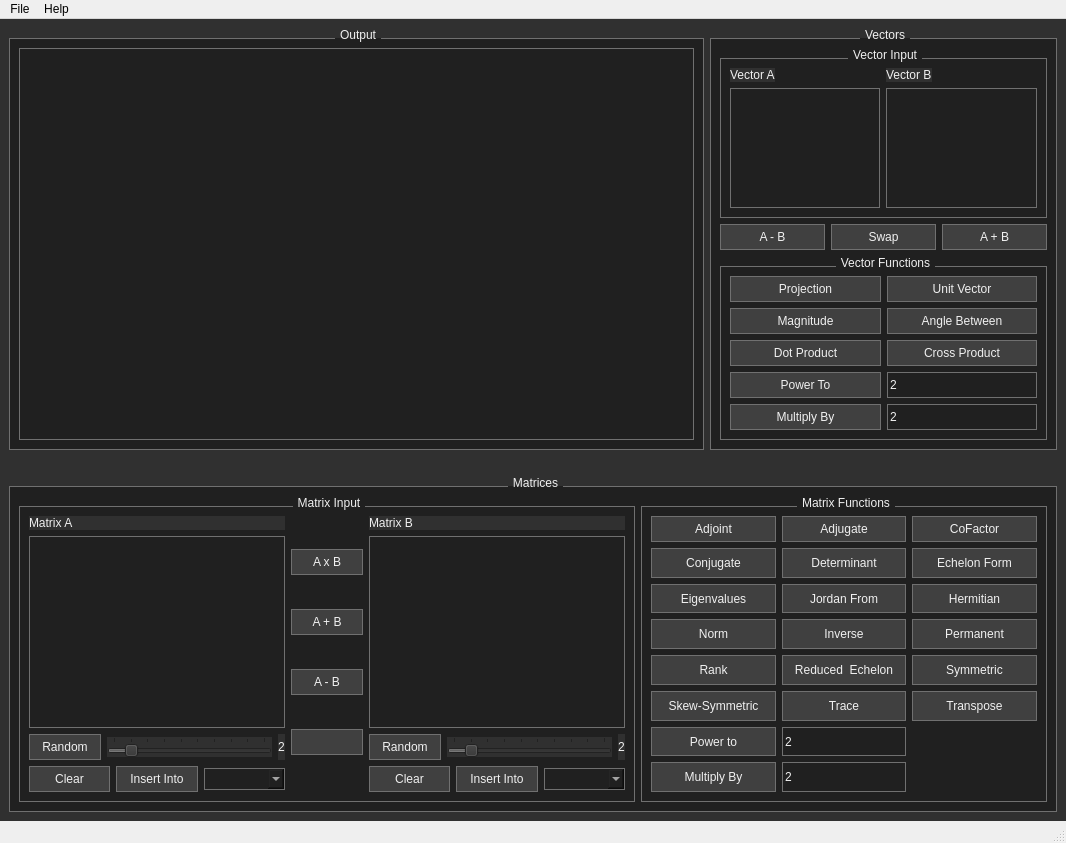
 <widget class="QMainWindow" name="MainWindow">
  <property name="enabled">
   <bool>true</bool>
  </property>
  <property name="geometry">
   <rect>
    <x>0</x>
    <y>0</y>
    <width>1066</width>
    <height>843</height>
   </rect>
  </property>
  <property name="sizePolicy">
   <sizepolicy hsizetype="Minimum" vsizetype="Preferred">
    <horstretch>0</horstretch>
    <verstretch>0</verstretch>
   </sizepolicy>
  </property>
  <property name="windowTitle">
   <string>MainWindow</string>
  </property>
  <property name="styleSheet">
   <string notr="true"/>
  </property>
  <widget class="QWidget" name="centralwidget">
   <property name="styleSheet">
    <string notr="true">QWidget {
    color: #f0f0f0;
    background-color: #303030;
    selection-background-color: #555555;
    selection-color: #f0f0f0;
}

QMenuBar {
    background-color: #404040;
    color: #f0f0f0;
}

QMenuBar::item {
    background-color: transparent;
}

QMenuBar::item:selected {
    background-color: #555555;
    color: #f0f0f0;
}

QMenu {
    background-color: #404040;
    color: #f0f0f0;
    selection-background-color: #555555;
    selection-color: #f0f0f0;
}

QMenu::item:selected {
    background-color: #555555;
    color: #f0f0f0;
}

QLineEdit, QPlainTextEdit, QTextEdit, QListView, QTreeView {
    background-color: #202020;
    color: #f0f0f0;
    selection-background-color: #555555;
    selection-color: #f0f0f0;
    border: 1px solid #707070;
}

QComboBox, QAbstractSpinBox {
    background-color: #202020;
    color: #f0f0f0;
    selection-background-color: #555555;
    selection-color: #f0f0f0;
    border: 1px solid #707070;
    padding: 2px;
}

QPushButton {
    background-color: #404040;
    color: #f0f0f0;
    border: 1px solid #707070;
    padding: 5px;
    min-width: 60px;
}

QPushButton:hover {
    background-color: #555555;
}

QCheckBox, QRadioButton {
    color: #f0f0f0;
}

QCheckBox::indicator, QRadioButton::indicator {
    background-color: #404040;
    border: 1px solid #707070;
    width: 10px;
    height: 10px;
}

QCheckBox::indicator:checked, QRadioButton::indicator:checked {
    background-color: #f0f0f0;
}

QGroupBox {
    background-color: #202020;
    border: 1px solid #707070;
    margin-top: 10px;
    color: #f0f0f0;
}

QGroupBox::title {
    subcontrol-origin: margin;
    subcontrol-position: top center;
    padding: 0 3px;
}
</string>
   </property>
   <layout class="QGridLayout" name="gridLayout_9">
    <item row="0" column="0">
     <layout class="QHBoxLayout" name="horizontalLayout_7" stretch="2,1">
      <item>
       <widget class="QGroupBox" name="groupBox_2">
        <property name="sizePolicy">
         <sizepolicy hsizetype="Minimum" vsizetype="Minimum">
          <horstretch>0</horstretch>
          <verstretch>0</verstretch>
         </sizepolicy>
        </property>
        <property name="title">
         <string>Output</string>
        </property>
        <layout class="QGridLayout" name="gridLayout_5">
         <item row="0" column="0">
          <widget class="QTextEdit" name="edtOutput">
           <property name="sizePolicy">
            <sizepolicy hsizetype="Minimum" vsizetype="Minimum">
             <horstretch>0</horstretch>
             <verstretch>0</verstretch>
            </sizepolicy>
           </property>
           <property name="font">
            <font>
             <family>Consolas</family>
             <pointsize>10</pointsize>
            </font>
           </property>
           <property name="lineWrapMode">
            <enum>QTextEdit::NoWrap</enum>
           </property>
          </widget>
         </item>
        </layout>
       </widget>
      </item>
      <item>
       <widget class="QGroupBox" name="groupBox_7">
        <property name="sizePolicy">
         <sizepolicy hsizetype="Maximum" vsizetype="Maximum">
          <horstretch>0</horstretch>
          <verstretch>0</verstretch>
         </sizepolicy>
        </property>
        <property name="title">
         <string>Vectors</string>
        </property>
        <layout class="QGridLayout" name="gridLayout_8">
         <item row="0" column="0">
          <widget class="QGroupBox" name="groupBox_5">
           <property name="title">
            <string>Vector Input</string>
           </property>
           <layout class="QHBoxLayout" name="horizontalLayout_9">
            <item>
             <layout class="QVBoxLayout" name="verticalLayout">
              <item>
               <widget class="QLabel" name="lblVectorA">
                <property name="sizePolicy">
                 <sizepolicy hsizetype="Maximum" vsizetype="Maximum">
                  <horstretch>0</horstretch>
                  <verstretch>0</verstretch>
                 </sizepolicy>
                </property>
                <property name="text">
                 <string>Vector A</string>
                </property>
               </widget>
              </item>
              <item>
               <widget class="QPlainTextEdit" name="vectorA">
                <property name="sizePolicy">
                 <sizepolicy hsizetype="Maximum" vsizetype="Maximum">
                  <horstretch>0</horstretch>
                  <verstretch>0</verstretch>
                 </sizepolicy>
                </property>
                <property name="maximumSize">
                 <size>
                  <width>16777215</width>
                  <height>16777215</height>
                 </size>
                </property>
               </widget>
              </item>
             </layout>
            </item>
            <item>
             <layout class="QVBoxLayout" name="verticalLayout_3">
              <item>
               <widget class="QLabel" name="lblVectorB">
                <property name="sizePolicy">
                 <sizepolicy hsizetype="Maximum" vsizetype="Maximum">
                  <horstretch>0</horstretch>
                  <verstretch>0</verstretch>
                 </sizepolicy>
                </property>
                <property name="text">
                 <string>Vector B</string>
                </property>
               </widget>
              </item>
              <item>
               <widget class="QPlainTextEdit" name="vectorB">
                <property name="sizePolicy">
                 <sizepolicy hsizetype="Maximum" vsizetype="Maximum">
                  <horstretch>0</horstretch>
                  <verstretch>0</verstretch>
                 </sizepolicy>
                </property>
                <property name="maximumSize">
                 <size>
                  <width>16777215</width>
                  <height>16777215</height>
                 </size>
                </property>
               </widget>
              </item>
             </layout>
            </item>
           </layout>
          </widget>
         </item>
         <item row="1" column="0">
          <layout class="QHBoxLayout" name="horizontalLayout_8">
           <item>
            <widget class="QPushButton" name="btnVectorSubtraction">
             <property name="text">
              <string>A - B</string>
             </property>
            </widget>
           </item>
           <item>
            <widget class="QPushButton" name="btnVectorSwap">
             <property name="text">
              <string>Swap</string>
             </property>
            </widget>
           </item>
           <item>
            <widget class="QPushButton" name="btnVectorAddition">
             <property name="text">
              <string>A + B</string>
             </property>
            </widget>
           </item>
          </layout>
         </item>
         <item row="2" column="0">
          <widget class="QGroupBox" name="groupBox_4">
           <property name="sizePolicy">
            <sizepolicy hsizetype="Minimum" vsizetype="Preferred">
             <horstretch>5</horstretch>
             <verstretch>0</verstretch>
            </sizepolicy>
           </property>
           <property name="title">
            <string>Vector Functions</string>
           </property>
           <layout class="QGridLayout" name="gridLayout_3">
            <item row="4" column="0">
             <widget class="QPushButton" name="btnVectorMultiply">
              <property name="text">
               <string>Multiply By</string>
              </property>
             </widget>
            </item>
            <item row="1" column="0">
             <widget class="QPushButton" name="btnMagnitude">
              <property name="text">
               <string>Magnitude</string>
              </property>
             </widget>
            </item>
            <item row="2" column="0">
             <widget class="QPushButton" name="btnVectorDotProduct">
              <property name="text">
               <string>Dot Product</string>
              </property>
             </widget>
            </item>
            <item row="2" column="1">
             <widget class="QPushButton" name="btnVectorCrossProduct">
              <property name="text">
               <string>Cross Product</string>
              </property>
             </widget>
            </item>
            <item row="4" column="1">
             <widget class="QLineEdit" name="edtVectorMultiplyBy">
              <property name="sizePolicy">
               <sizepolicy hsizetype="Minimum" vsizetype="Minimum">
                <horstretch>0</horstretch>
                <verstretch>0</verstretch>
               </sizepolicy>
              </property>
              <property name="text">
               <string>2</string>
              </property>
             </widget>
            </item>
            <item row="1" column="1">
             <widget class="QPushButton" name="btnAngleBetween">
              <property name="text">
               <string>Angle Between</string>
              </property>
             </widget>
            </item>
            <item row="0" column="1">
             <widget class="QPushButton" name="btnUnitVector">
              <property name="text">
               <string>Unit Vector</string>
              </property>
             </widget>
            </item>
            <item row="0" column="0">
             <widget class="QPushButton" name="btnProjection">
              <property name="text">
               <string>Projection</string>
              </property>
             </widget>
            </item>
            <item row="3" column="0">
             <widget class="QPushButton" name="btnVectorPowerTo">
              <property name="text">
               <string>Power To</string>
              </property>
             </widget>
            </item>
            <item row="3" column="1">
             <widget class="QLineEdit" name="edtVectorPowerTo">
              <property name="sizePolicy">
               <sizepolicy hsizetype="Minimum" vsizetype="Minimum">
                <horstretch>0</horstretch>
                <verstretch>0</verstretch>
               </sizepolicy>
              </property>
              <property name="text">
               <string>2</string>
              </property>
              <property name="maxLength">
               <number>5</number>
              </property>
             </widget>
            </item>
           </layout>
          </widget>
         </item>
        </layout>
       </widget>
      </item>
     </layout>
    </item>
    <item row="1" column="0">
     <widget class="QLabel" name="lblOutput">
      <property name="sizePolicy">
       <sizepolicy hsizetype="Minimum" vsizetype="Minimum">
        <horstretch>0</horstretch>
        <verstretch>0</verstretch>
       </sizepolicy>
      </property>
      <property name="text">
       <string/>
      </property>
     </widget>
    </item>
    <item row="2" column="0">
     <widget class="QGroupBox" name="groupBox_10">
      <property name="sizePolicy">
       <sizepolicy hsizetype="Minimum" vsizetype="Minimum">
        <horstretch>0</horstretch>
        <verstretch>0</verstretch>
       </sizepolicy>
      </property>
      <property name="title">
       <string>Matrices</string>
      </property>
      <layout class="QGridLayout" name="gridLayout_4">
       <item row="0" column="0">
        <widget class="QGroupBox" name="groupBox_3">
         <property name="title">
          <string>Matrix Input</string>
         </property>
         <layout class="QGridLayout" name="gridLayout">
          <item row="0" column="0">
           <layout class="QVBoxLayout" name="verticalLayout_2">
            <item>
             <widget class="QLabel" name="label_3">
              <property name="text">
               <string>Matrix A</string>
              </property>
             </widget>
            </item>
            <item>
             <widget class="QPlainTextEdit" name="edtA">
              <property name="sizePolicy">
               <sizepolicy hsizetype="Expanding" vsizetype="Maximum">
                <horstretch>0</horstretch>
                <verstretch>0</verstretch>
               </sizepolicy>
              </property>
              <property name="font">
               <font>
                <family>Ubuntu Mono</family>
               </font>
              </property>
              <property name="layoutDirection">
               <enum>Qt::RightToLeft</enum>
              </property>
              <property name="lineWrapMode">
               <enum>QPlainTextEdit::NoWrap</enum>
              </property>
              <property name="plainText">
               <string notr="true"/>
              </property>
             </widget>
            </item>
            <item>
             <layout class="QHBoxLayout" name="horizontalLayout_2">
              <item>
               <widget class="QPushButton" name="random_a">
                <property name="text">
                 <string>Random</string>
                </property>
               </widget>
              </item>
              <item>
               <widget class="QSlider" name="sliderA">
                <property name="minimum">
                 <number>1</number>
                </property>
                <property name="maximum">
                 <number>10</number>
                </property>
                <property name="value">
                 <number>2</number>
                </property>
                <property name="orientation">
                 <enum>Qt::Horizontal</enum>
                </property>
                <property name="tickPosition">
                 <enum>QSlider::TicksAbove</enum>
                </property>
                <property name="tickInterval">
                 <number>1</number>
                </property>
               </widget>
              </item>
              <item>
               <widget class="QLabel" name="lblSliderA">
                <property name="text">
                 <string>2</string>
                </property>
               </widget>
              </item>
             </layout>
            </item>
            <item>
             <layout class="QHBoxLayout" name="horizontalLayout_3">
              <item>
               <widget class="QPushButton" name="pushButton_5">
                <property name="text">
                 <string>Clear</string>
                </property>
               </widget>
              </item>
              <item>
               <widget class="QPushButton" name="btnInsertA">
                <property name="text">
                 <string>Insert Into</string>
                </property>
               </widget>
              </item>
              <item>
               <widget class="QComboBox" name="cmbA"/>
              </item>
             </layout>
            </item>
           </layout>
          </item>
          <item row="0" column="1">
           <layout class="QVBoxLayout" name="vlInputButtons">
            <property name="spacing">
             <number>1</number>
            </property>
            <item>
             <widget class="QPushButton" name="AMultiplyB">
              <property name="text">
               <string>A x B</string>
              </property>
             </widget>
            </item>
            <item>
             <widget class="QPushButton" name="APlusB">
              <property name="text">
               <string>A + B</string>
              </property>
             </widget>
            </item>
            <item>
             <widget class="QPushButton" name="AMinuB">
              <property name="text">
               <string>A - B</string>
              </property>
              <property name="icon">
               <iconset theme="appointment-missed">
                <normaloff>.</normaloff>.</iconset>
              </property>
             </widget>
            </item>
            <item>
             <widget class="QPushButton" name="btnSwap">
              <property name="text">
               <string/>
              </property>
             </widget>
            </item>
           </layout>
          </item>
          <item row="0" column="2">
           <layout class="QVBoxLayout" name="verticalLayout_4">
            <item>
             <widget class="QLabel" name="label_4">
              <property name="text">
               <string>Matrix B</string>
              </property>
             </widget>
            </item>
            <item>
             <widget class="QPlainTextEdit" name="edtB">
              <property name="font">
               <font>
                <family>Ubuntu Mono</family>
               </font>
              </property>
              <property name="layoutDirection">
               <enum>Qt::RightToLeft</enum>
              </property>
              <property name="lineWrapMode">
               <enum>QPlainTextEdit::NoWrap</enum>
              </property>
              <property name="plainText">
               <string notr="true"/>
              </property>
             </widget>
            </item>
            <item>
             <layout class="QHBoxLayout" name="horizontalLayout_5">
              <item>
               <widget class="QPushButton" name="random_b">
                <property name="text">
                 <string>Random</string>
                </property>
               </widget>
              </item>
              <item>
               <widget class="QSlider" name="sliderB">
                <property name="minimum">
                 <number>1</number>
                </property>
                <property name="maximum">
                 <number>10</number>
                </property>
                <property name="value">
                 <number>2</number>
                </property>
                <property name="orientation">
                 <enum>Qt::Horizontal</enum>
                </property>
                <property name="tickPosition">
                 <enum>QSlider::TicksAbove</enum>
                </property>
                <property name="tickInterval">
                 <number>1</number>
                </property>
               </widget>
              </item>
              <item>
               <widget class="QLabel" name="lblSliderB">
                <property name="text">
                 <string>2</string>
                </property>
               </widget>
              </item>
             </layout>
            </item>
            <item>
             <layout class="QHBoxLayout" name="horizontalLayout_6">
              <item>
               <widget class="QPushButton" name="pushButton_7">
                <property name="text">
                 <string>Clear</string>
                </property>
               </widget>
              </item>
              <item>
               <widget class="QPushButton" name="btnInsertB">
                <property name="text">
                 <string>Insert Into</string>
                </property>
               </widget>
              </item>
              <item>
               <widget class="QComboBox" name="cmbB"/>
              </item>
             </layout>
            </item>
           </layout>
          </item>
         </layout>
        </widget>
       </item>
       <item row="0" column="1">
        <widget class="QGroupBox" name="groupBox">
         <property name="sizePolicy">
          <sizepolicy hsizetype="Minimum" vsizetype="Preferred">
           <horstretch>5</horstretch>
           <verstretch>0</verstretch>
          </sizepolicy>
         </property>
         <property name="title">
          <string>Matrix Functions</string>
         </property>
         <layout class="QGridLayout" name="gridLayout_2">
          <item row="7" column="0">
           <widget class="QPushButton" name="btnMultiply">
            <property name="sizePolicy">
             <sizepolicy hsizetype="Preferred" vsizetype="Minimum">
              <horstretch>5</horstretch>
              <verstretch>0</verstretch>
             </sizepolicy>
            </property>
            <property name="text">
             <string>Multiply By</string>
            </property>
           </widget>
          </item>
          <item row="6" column="1">
           <widget class="QLineEdit" name="edtPower">
            <property name="sizePolicy">
             <sizepolicy hsizetype="Minimum" vsizetype="Minimum">
              <horstretch>0</horstretch>
              <verstretch>0</verstretch>
             </sizepolicy>
            </property>
            <property name="text">
             <string>2</string>
            </property>
            <property name="maxLength">
             <number>5</number>
            </property>
           </widget>
          </item>
          <item row="7" column="1">
           <widget class="QLineEdit" name="edtMultiply">
            <property name="sizePolicy">
             <sizepolicy hsizetype="Minimum" vsizetype="Minimum">
              <horstretch>0</horstretch>
              <verstretch>0</verstretch>
             </sizepolicy>
            </property>
            <property name="text">
             <string>2</string>
            </property>
           </widget>
          </item>
          <item row="0" column="0">
           <widget class="QPushButton" name="btnAdjoint">
            <property name="sizePolicy">
             <sizepolicy hsizetype="Preferred" vsizetype="Minimum">
              <horstretch>5</horstretch>
              <verstretch>0</verstretch>
             </sizepolicy>
            </property>
            <property name="text">
             <string>Adjoint</string>
            </property>
           </widget>
          </item>
          <item row="6" column="0">
           <widget class="QPushButton" name="btnPower">
            <property name="sizePolicy">
             <sizepolicy hsizetype="Preferred" vsizetype="Minimum">
              <horstretch>5</horstretch>
              <verstretch>0</verstretch>
             </sizepolicy>
            </property>
            <property name="text">
             <string>Power to</string>
            </property>
           </widget>
          </item>
          <item row="2" column="0">
           <widget class="QPushButton" name="btnEigenvalues">
            <property name="sizePolicy">
             <sizepolicy hsizetype="Minimum" vsizetype="Minimum">
              <horstretch>5</horstretch>
              <verstretch>0</verstretch>
             </sizepolicy>
            </property>
            <property name="text">
             <string>Eigenvalues</string>
            </property>
           </widget>
          </item>
          <item row="1" column="2">
           <widget class="QPushButton" name="btnEchelon">
            <property name="sizePolicy">
             <sizepolicy hsizetype="Minimum" vsizetype="Minimum">
              <horstretch>5</horstretch>
              <verstretch>0</verstretch>
             </sizepolicy>
            </property>
            <property name="text">
             <string>Echelon Form</string>
            </property>
           </widget>
          </item>
          <item row="1" column="1">
           <widget class="QPushButton" name="btnDeterminant">
            <property name="sizePolicy">
             <sizepolicy hsizetype="Preferred" vsizetype="Minimum">
              <horstretch>5</horstretch>
              <verstretch>0</verstretch>
             </sizepolicy>
            </property>
            <property name="text">
             <string>Determinant</string>
            </property>
           </widget>
          </item>
          <item row="1" column="0">
           <widget class="QPushButton" name="btnConjugate">
            <property name="sizePolicy">
             <sizepolicy hsizetype="Minimum" vsizetype="Minimum">
              <horstretch>5</horstretch>
              <verstretch>0</verstretch>
             </sizepolicy>
            </property>
            <property name="text">
             <string>Conjugate</string>
            </property>
           </widget>
          </item>
          <item row="0" column="2">
           <widget class="QPushButton" name="btnCoFactor">
            <property name="sizePolicy">
             <sizepolicy hsizetype="Minimum" vsizetype="Minimum">
              <horstretch>5</horstretch>
              <verstretch>0</verstretch>
             </sizepolicy>
            </property>
            <property name="text">
             <string>CoFactor</string>
            </property>
           </widget>
          </item>
          <item row="0" column="1">
           <widget class="QPushButton" name="btnAdjugate">
            <property name="text">
             <string>Adjugate</string>
            </property>
           </widget>
          </item>
          <item row="2" column="1">
           <widget class="QPushButton" name="btnJordanForm">
            <property name="sizePolicy">
             <sizepolicy hsizetype="Preferred" vsizetype="Minimum">
              <horstretch>0</horstretch>
              <verstretch>0</verstretch>
             </sizepolicy>
            </property>
            <property name="text">
             <string>Jordan From</string>
            </property>
           </widget>
          </item>
          <item row="2" column="2">
           <widget class="QPushButton" name="btnHerimitian">
            <property name="sizePolicy">
             <sizepolicy hsizetype="Preferred" vsizetype="Preferred">
              <horstretch>5</horstretch>
              <verstretch>0</verstretch>
             </sizepolicy>
            </property>
            <property name="text">
             <string>Hermitian</string>
            </property>
           </widget>
          </item>
          <item row="3" column="0">
           <widget class="QPushButton" name="btnNorm">
            <property name="sizePolicy">
             <sizepolicy hsizetype="Preferred" vsizetype="Minimum">
              <horstretch>5</horstretch>
              <verstretch>0</verstretch>
             </sizepolicy>
            </property>
            <property name="text">
             <string>Norm</string>
            </property>
           </widget>
          </item>
          <item row="3" column="1">
           <widget class="QPushButton" name="btnInverse">
            <property name="sizePolicy">
             <sizepolicy hsizetype="Minimum" vsizetype="Minimum">
              <horstretch>5</horstretch>
              <verstretch>0</verstretch>
             </sizepolicy>
            </property>
            <property name="text">
             <string>Inverse</string>
            </property>
           </widget>
          </item>
          <item row="3" column="2">
           <widget class="QPushButton" name="btnPermanent">
            <property name="sizePolicy">
             <sizepolicy hsizetype="Minimum" vsizetype="Minimum">
              <horstretch>5</horstretch>
              <verstretch>0</verstretch>
             </sizepolicy>
            </property>
            <property name="text">
             <string>Permanent</string>
            </property>
           </widget>
          </item>
          <item row="4" column="0">
           <widget class="QPushButton" name="btnRank">
            <property name="sizePolicy">
             <sizepolicy hsizetype="Preferred" vsizetype="Minimum">
              <horstretch>5</horstretch>
              <verstretch>0</verstretch>
             </sizepolicy>
            </property>
            <property name="text">
             <string>Rank</string>
            </property>
           </widget>
          </item>
          <item row="4" column="1">
           <widget class="QPushButton" name="btnRref">
            <property name="sizePolicy">
             <sizepolicy hsizetype="Minimum" vsizetype="Minimum">
              <horstretch>5</horstretch>
              <verstretch>0</verstretch>
             </sizepolicy>
            </property>
            <property name="text">
             <string>Reduced  Echelon</string>
            </property>
           </widget>
          </item>
          <item row="4" column="2">
           <widget class="QPushButton" name="btnSymmetric">
            <property name="sizePolicy">
             <sizepolicy hsizetype="Minimum" vsizetype="Minimum">
              <horstretch>5</horstretch>
              <verstretch>0</verstretch>
             </sizepolicy>
            </property>
            <property name="text">
             <string>Symmetric</string>
            </property>
           </widget>
          </item>
          <item row="5" column="0">
           <widget class="QPushButton" name="btnSkewSymmetric">
            <property name="sizePolicy">
             <sizepolicy hsizetype="Preferred" vsizetype="Minimum">
              <horstretch>5</horstretch>
              <verstretch>0</verstretch>
             </sizepolicy>
            </property>
            <property name="text">
             <string>Skew-Symmetric</string>
            </property>
           </widget>
          </item>
          <item row="5" column="1">
           <widget class="QPushButton" name="btnTrace">
            <property name="sizePolicy">
             <sizepolicy hsizetype="Minimum" vsizetype="Minimum">
              <horstretch>5</horstretch>
              <verstretch>0</verstretch>
             </sizepolicy>
            </property>
            <property name="text">
             <string>Trace</string>
            </property>
           </widget>
          </item>
          <item row="5" column="2">
           <widget class="QPushButton" name="btnTranspose">
            <property name="sizePolicy">
             <sizepolicy hsizetype="Preferred" vsizetype="Preferred">
              <horstretch>5</horstretch>
              <verstretch>0</verstretch>
             </sizepolicy>
            </property>
            <property name="text">
             <string>Transpose</string>
            </property>
           </widget>
          </item>
         </layout>
        </widget>
       </item>
      </layout>
     </widget>
    </item>
   </layout>
  </widget>
  <widget class="QMenuBar" name="menubar">
   <property name="geometry">
    <rect>
     <x>0</x>
     <y>0</y>
     <width>1066</width>
     <height>22</height>
    </rect>
   </property>
   <widget class="QMenu" name="menuFile">
    <property name="title">
     <string>File</string>
    </property>
    <addaction name="actionExit"/>
   </widget>
   <widget class="QMenu" name="menuHelp">
    <property name="title">
     <string>Help</string>
    </property>
    <addaction name="actionContents"/>
    <addaction name="actionAbout"/>
   </widget>
   <addaction name="menuFile"/>
   <addaction name="menuHelp"/>
  </widget>
  <widget class="QStatusBar" name="statusbar"/>
  <action name="actionExit">
   <property name="text">
    <string>Exit</string>
   </property>
   <property name="toolTip">
    <string>CTRL + Q</string>
   </property>
   <property name="shortcut">
    <string>Ctrl+Q</string>
   </property>
  </action>
  <action name="actionHelp">
   <property name="text">
    <string>Help</string>
   </property>
  </action>
  <action name="actionAbout">
   <property name="text">
    <string>About</string>
   </property>
  </action>
  <action name="actionContents">
   <property name="text">
    <string>Contents</string>
   </property>
  </action>
 </widget>
